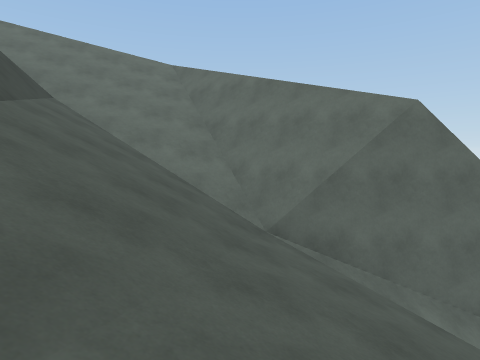
View 1 (above)

12 first-person views from a walk through a scene from a Unity 3-D project. The camera is 1.4 m above the floor, tilts 6° down and sees 80° across. The floor is counted in squares, 2 m on a side. Each view is taken from the middle of a square. On the plan, view 1 faces up. The plan holds only what a view shows up to about 10 squares ahead; the rest is blank. The place goes on beyond the plan.

View 2
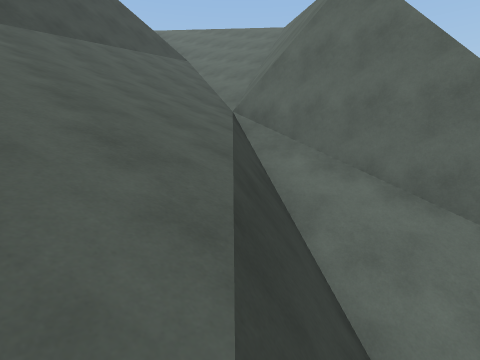

View 3
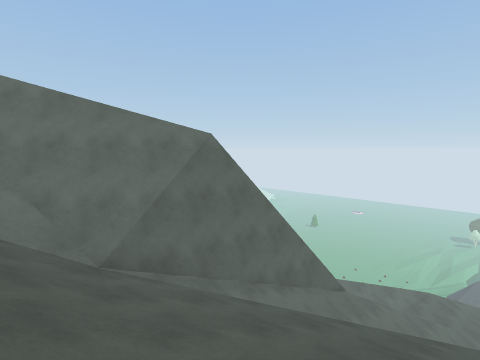

View 4
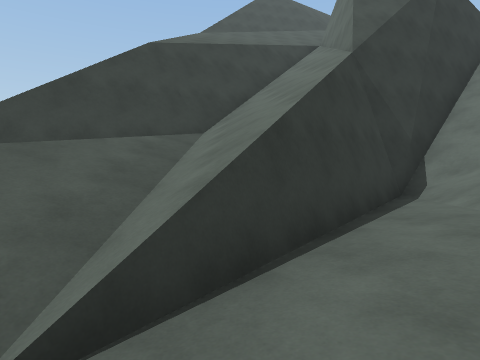

View 5
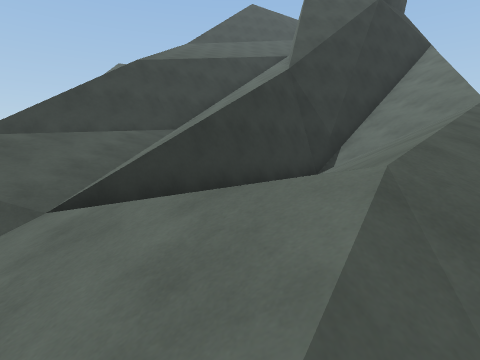

View 6
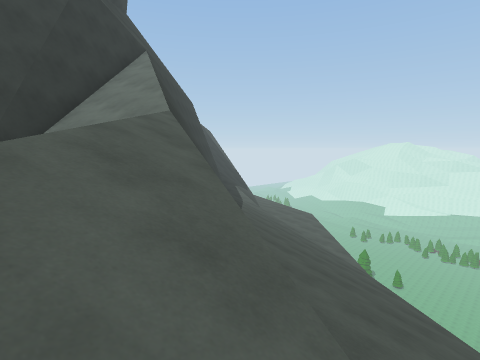

View 7
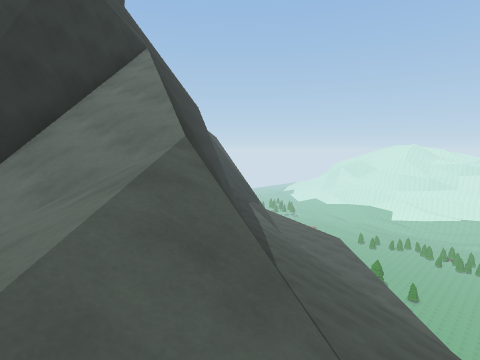

View 8
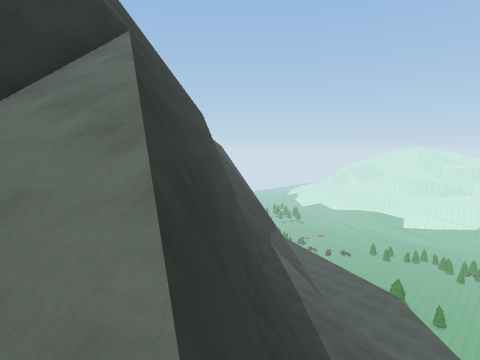

View 9
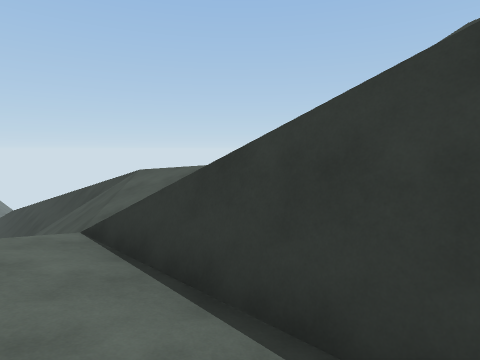

View 10
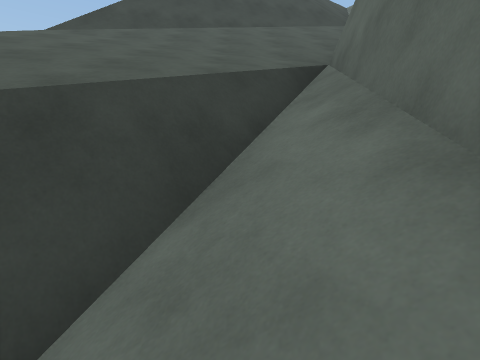

View 11
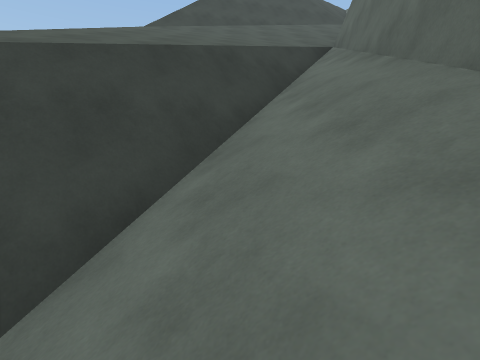

View 12
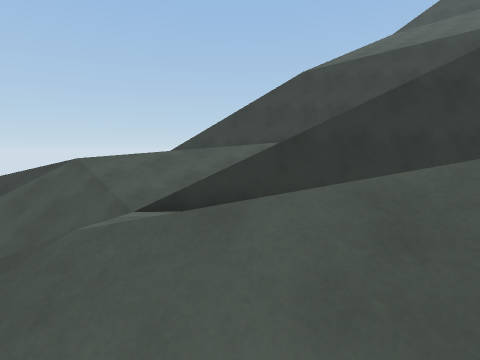

### Floor plan
Key: @ floor where view 1 was taken; # wall or solid block; . main floor; : floor 17.75 m higher than the main floor; / step, stairs or slope; = window, fence, low wall or low ledge; ^ raised ledge; v drop or lower ground.
Columns run from 7 left of view 1 to 18 right of it. Each row starts with its distance up from view 1.
 12       vvv  ^#//////
 11       vvv=v= #//////
 10     ::  v##vv #//////
  9 ///////  v##vvv //////
  8 //////v/  =##/vv  ////
  7  /////=#/  v#////  ///
  6   /=///##/ v##///// /
  5   /#////#=v=^##//////
  4   v#////#######///////
  3    ^#////=/////##..///
  2     ^/////=#/////#...//
  1     ^#/////##/////=.//
  0      #/@/////##////=/
 -1       ##=#=///##//////
 -2               /v# ////
 -3                    //=/
 -4                      /=##
 -5                        /#
 -6                         /v

Where each view was taken, in squares from view 1:
view 1: 0 up, 0 right, facing up
view 2: 0 up, 5 right, facing up-left
view 3: 0 up, 1 left, facing up-right
view 4: 1 up, 13 right, facing left
view 5: 2 up, 15 right, facing left
view 6: 4 up, 14 right, facing up-left
view 7: 5 up, 12 right, facing up-left
view 8: 7 up, 9 right, facing up-left
view 9: 4 up, 10 right, facing down
view 10: 3 up, 5 right, facing left
view 11: 2 up, 8 right, facing left
view 12: 4 up, 14 right, facing down-left
